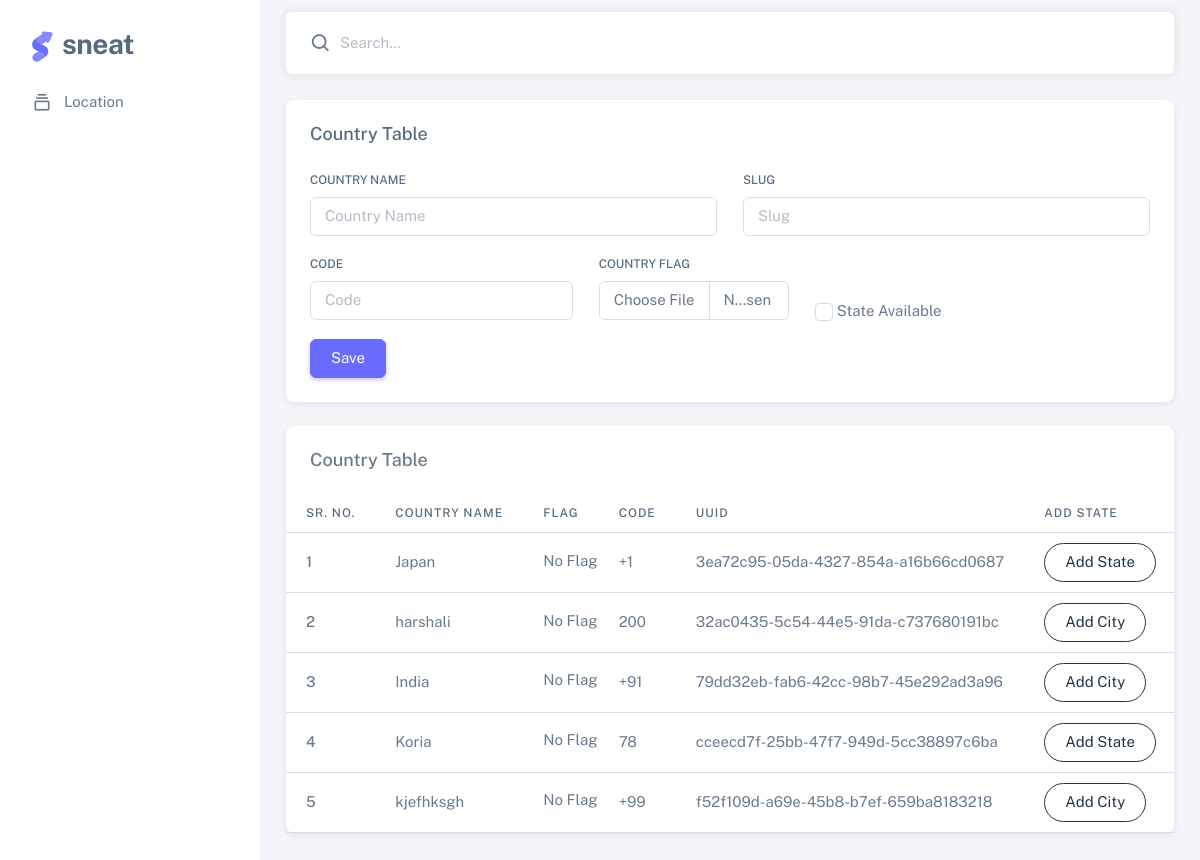
The page / on the database its author committed.
### country/models.py (models this page shows, shortened)
class Base(models.Model):
 is_active = models.BooleanField(default=True)
 created_date = models.DateTimeField(auto_now=True)
 created_date = models.DateTimeField(auto_now_add=True)
 uuid = models.UUIDField(default=uuid.uuid4, editable=False)
 is_state_available = models.BooleanField(default=True,null=True,blank=True)
 class Meta:
  abstract = True

class CountryModel(Base):
 name = models.CharField(max_length=100,)
 slug = models.SlugField(unique=True)
 code = models.CharField(max_length=10, unique=True)
 flag = models.ImageField(upload_to='flag')

### country/views.py (the view, shortened to what this page needs)
# urls.py: path('',CountryView.as_view(), name = 'country'),
class CountryView(View):
 def get(self, request, id=None):
   if id:
      countryobj = CountryModel.objects.get(id=id)
      if countryobj.is_active:
       countryobj.is_active = False
       countryobj.save()
      else:
       countryobj.is_active = True
       countryobj.save()
      return redirect('/')
   else:
    countryobj = CountryModel.objects.all()
    return render(request,'country.html',{'country':countryobj})

### template/country.html (shortened to what this page needs)
{% extends 'base.html' %}
{% block content %}
<div class="container-fluid flex-grow-3 container-p-y">
    <div class="row">
        <div class="col-xl">
            <div class="card mb-4">
                <div class="card-header d-flex justify-content-between align-items-center">
                    <h5 class="mb-0">Country Table</h5>
                </div>
                <div class="card-body">
                    <form action="{% url 'country' %}" method="post" enctype="multipart/form-data">
                        <div class="row">
                            <div class="mb-3 col-md-6">
                                <label class="form-label" for="basic-default-fullname">Country Name</label>
                                <input type="text" class="form-control" id="basic-default-fullname"
                                    placeholder="Country Name" name="country_name"/>
                            </div>
                            <div class="mb-3 col-md-6">
                                <label class="form-label" for="basic-default-company">Slug</label>
                                <input type="text" class="form-control" id="basic-default-company" placeholder="Slug"
                                    name="country_slug" />
                            </div>
                            <div class="mb-3 col-md-4">
                                <label class="form-label" for="basic-default-email">Code</label>
                                <input type="text" id="basic-default-email" class="form-control" placeholder="Code"
                                    aria-describedby="basic-default-email2" name="code" />
                            </div>
                            <div class="mb-3 col-md-3">
                                <label for="formFile" class="form-label">Country Flag</label>
                                <input class="form-control" type="file" id="formFile" name="flag">
                            </div>
                            <div class="mb-3 mt-5 col-md-3">
                                <input class="form-check-input" type="checkbox" value="1" id="defaultCheck1" name="is_state_available">
                                <label class="form-check-label" for="defaultCheck1"> State Available </label>
                            </div>
                        </div>
                        <button type="submit" class="btn btn-primary">Save</button>
                    </form>
                </div>
            </div>
        </div>
    </div>
    <div class="card mb-5">
        <h5 class="card-header">Country Table</h5>
        <div class="table-responsive text-nowrap">
            <table class="table">
                <thead>
                    <tr>
                        <th>Sr. No.</th>
                        <th>Country Name</th>
                        <th>Flag</th>
                        <th>Code</th>
                        <th>UUID</th>
                        <th>Add State</th>
                    </tr>
                </thead>
                <tbody>
                    {% for c_obj in country %}
                    <tr>
                        <td>
                            <span class="fw-medium">{{forloop.counter}}</span>
                        </td>
                        <td>{{c_obj.name}}</td>
                        <td>
                            <ul class="list-unstyled users-list m-0 avatar-group d-flex align-items-center">
                                <li data-bs-toggle="tooltip" data-popup="tooltip-custom" data-bs-placement="top"
                                    class="avatar avatar-xs pull-up" title="Sophia Wilkerson">
                                {% if flag %}
                                    <img src="{{c_obj.flag.url}}" alt="flag" class="rounded-circle" />
                                {% else %}
                                    No Flag
                                {% endif %}
                                </li>
                            </ul>
                        </td>
                        <td>{{c_obj.code}}</td>
                        <td>{{c_obj.uuid}}</td>
                        <td>
                            {% if c_obj.is_state_available %}
                                <a href="{% url 'city' c_obj.id %}"><button type="button" class="btn rounded-pill btn-outline-dark">Add City</button></a>
                            {% else %}
                               <a href="{% url 'state' c_obj.id %}"><button type="button" class="btn rounded-pill btn-outline-dark">Add State</button></a>
                            {% endif %}
                        </td>
                    </tr>
                    {% endfor %}
                </tbody>
            </table>
        </div>
    </div>
</div>
{% endblock content %}

### template/base.html (shortened to what this page needs)
<!DOCTYPE html>
{% load static %}
<html
  lang="en"
  class="light-style layout-menu-fixed layout-wide"
  dir="ltr"
  data-theme="theme-default"
  data-template="vertical-menu-template-free">
  <head>
    <link rel="stylesheet" href="{% static 'assets/vendor/fonts/boxicons.css' %}" />
    <link rel="stylesheet" href="{% static 'assets/vendor/css/core.css' %}" class="template-customizer-core-css" />
    <link rel="stylesheet" href="{% static 'assets/vendor/css/theme-default.css' %}" class="template-customizer-theme-css" />
    <link rel="stylesheet" href="{% static 'assets/css/demo.css' %}" />
    <link rel="stylesheet" href="{% static 'assets/vendor/libs/perfect-scrollbar/perfect-scrollbar.css' %}" />
  </head>
<body>
    <div class="layout-wrapper layout-content-navbar">
      <div class="layout-container">
        <aside id="layout-menu" class="layout-menu menu-vertical menu bg-menu-theme">
          <div class="app-brand demo">
            <a href="index.html" class="app-brand-link">
              <span class="app-brand-logo demo">
              </span>
              <span class="app-brand-text demo menu-text fw-bold ms-2">Sneat</span>
            </a>
          </div>
          <ul class="menu-inner py-1">
             <li class="menu-item">
              <a href="cards-basic.html" class="menu-link">
                <i class="menu-icon tf-icons bx bx-collection"></i>
                <div data-i18n="Basic">Location</div>
              </a>
            </li>
          </ul>
        </aside>
        <div class="layout-page">
          <nav
            class="layout-navbar container-fluid navbar navbar-expand-xl navbar-detached align-items-center bg-navbar-theme"
            id="layout-navbar">
            <div class="navbar-nav-right d-flex align-items-center" id="navbar-collapse">
              <div class="navbar-nav align-items-center">
                <div class="nav-item d-flex align-items-center">
                  <i class="bx bx-search fs-4 lh-0"></i>
                  <input
                    type="text"
                    class="form-control border-0 shadow-none ps-1 ps-sm-2"
                    placeholder="Search..."
                    aria-label="Search..." />
                </div>
              </div>
            </div>
          </nav>
             {% block content %} {% endblock content %}
        </div>
  </body>
</html>
</body>

### static/assets/css/demo.css (style rules this page uses)
.menu .app-brand.demo { height: 64px; margin-top: 12px; }
.app-brand-logo.demo svg { width: 22px; height: 38px; }
.app-brand-text.demo { font-size: 1.75rem; letter-spacing: -0.5px; text-transform: lowercase; }

### rows shown on the page
CountryModel: name "Japan", code "+1", uuid "3ea72c95-05da-4327-854a-a16b66cd0687", is_state_available "Add State"
CountryModel: name "harshali", code "200", uuid "32ac0435-5c54-44e5-91da-c737680191bc", is_state_available "Add City"
CountryModel: name "India", code "+91", uuid "79dd32eb-fab6-42cc-98b7-45e292ad3a96", is_state_available "Add City"
CountryModel: name "Koria", code "78", uuid "cceecd7f-25bb-47f7-949d-5cc38897c6ba", is_state_available "Add State"
CountryModel: name "kjefhksgh", code "+99", uuid "f52f109d-a69e-45b8-b7ef-659ba8183218", is_state_available "Add City"
